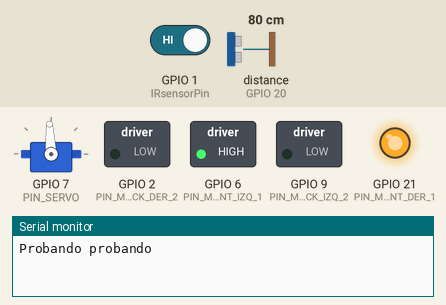
This program was run on a simulated ESP32-S3. On the bench: servo, switched loads named in the program (green lamp = pin HIGH), output pins drawn as LEDs (lit = HIGH), the last lines printed to the serial monitor. The test bench sets the inputs (shaded band); at power-on: GPIO 1 (IRsensorPin) HIGH, distance to the obstacle (sensor on GPIO 20) 80 cm. The echo pulse lasts 58.3 µs per cm; servo pulses on a pin are drawn as a servo (544–2400 µs = 0–180°); pins used as bus, display or sensor lines are not drawn.

Above: at 1.2 s.
1.3 s: GPIO 1 (IRsensorPin) driven LOW
At 5.8 s:
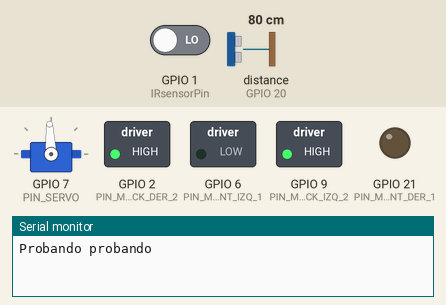
At 24.4 s:
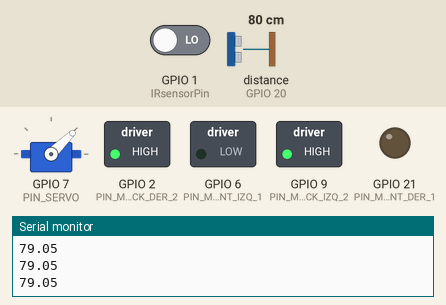
Timing chart, 0 to 70.6 s (numbered marks = the images above; inputs shaded):
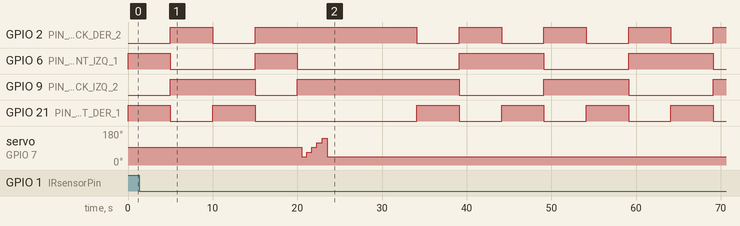

Measured:
- after the input at 1.3 s, servo on GPIO 7 (PIN_SERVO): 93° → 44° after 19.2 s, → 68° 0.61 s later, → 93° 0.61 s later, → 117° 0.61 s later, … (6 changes in this stretch)

The program:

main.cpp
```cpp
#include <Arduino.h>
#include <Wire.h>
#include <HCSR04.h>
#include "Motores.h"
#include <Ticker.h>

Ticker timer_Ultrasonic;
  void Rutina_Mapeo(void);

void setup(){

  Serial.begin(9600);

  // Declaración de pines
  // Sensor ultrasonido
  pinMode(triggerPin, OUTPUT);
  pinMode(echoPin, INPUT);
  digitalWrite(triggerPin, LOW);

  // Sensor infrarrojo
  pinMode(IRsensorPin, INPUT);
  attachInterrupt(digitalPinToInterrupt(IRsensorPin), stopIRint, FALLING);

  //timer_Ultrasonic.attach(0.1, timerInterrupt);

  pinMotorsSetup();

}

void loop(){

Serial.println("Probando probando");

moveForward();

Rutina_Mapeo();


//digitalWrite(PIN_M_FRONT_DER_1, LOW);

delay(5000);

//digitalWrite(PIN_M_FRONT_DER_1, LOW);

moveBackward();

delay(5000);

turnLeft();

delay(5000);

turnRight();

delay(5000);


}

/*
-> Probar la polaridad con los puente H
-> Comprar sensor IR que de datos de distancia
*/


  // funcion que detiene los motores DC

  // Rutina de mapeo con US y motor servo
    // Funcion lectura en posicion por defecto
    // funcion rotacion a la izq 45°
    // funcion lectura en posicion
    // rotacion
    // lectura ...

    // Servo rotacion 180° a la der a posicion inicial

    // salida de la rutina es un arreglo de 5 datos. [valor_distancia, angulo]

  // Funcion que recibe el arreglo y determina cual es la mayor distancia y el angulo correspondiente.

  // Rutina de rotacion del servo a la posicion del angulo de la mayor distancia.

    // Funcion que calcula la diff entre la posicion del servo y el angulo de la mayor distancia. Retorna el angulo objetivo.

    // Funcion que toma el angulo objetivo y (en funcion de la tabla) define la activacion de los motores DC

    // Funcion que, una vez en el angulo objetivo, activa los motores DC para continuar el recorrido

  // 03200000000000000000000000000000000000000000000000000....................000000000000000000000000000000000000000000

  void Rutina_Mapeo(){

  if(stopFlagIR){

    moveStop();

    moveBackward();
    delay(500);

    servoMoveToangle(0);
    distance_measured_0 = Distance_Ultrasonic();
    Serial.println(distance_measured_0);

    servoMoveToangle(45);
    distance_measured_45 = Distance_Ultrasonic();
    Serial.println(distance_measured_45);

    servoMoveToangle(90);
    distance_measured_90 = Distance_Ultrasonic();
    Serial.println(distance_measured_90);

    servoMoveToangle(135);
    distance_measured_135 = Distance_Ultrasonic();
    Serial.println(distance_measured_135);

    servoMoveToangle(180);
    distance_measured_180 = Distance_Ultrasonic();
    Serial.println(distance_measured_180);

    servoMoveToangle(0);
    delay(600);


    stopFlagIR = false; // Bajamos la bandera

    }

  }

  
```

HCSR04.h
```cpp
#ifndef _HCSR04_H_
#define _HCSR04_H_

#include <Arduino.h>

//definicion de pins
const int echoPin = 20;     // DI
const int triggerPin = 19;  // DO
const int IRsensorPin = 1; // DI

#define TRIGGER_TIME 10 // us

extern volatile bool measureFlag; // Bandera para indicar que se debe medir la distancia
extern float echoTimeResponse; // Tiempo que se demora en recibir la señal echo
extern float distance_US; // Distancia calculada por el sensor ultrasónico
extern float distance_IR; // Distancia calculada por el sensor infrarrojo

extern float distance_measured_0;
extern float distance_measured_45;
extern float distance_measured_90;
extern float distance_measured_135;
extern float distance_measured_180;

extern volatile bool stopFlagIR;

float Distance_Ultrasonic(void);
void Distance_IR(void);
void timerInterrupt(void);
void IRAM_ATTR stopIRint();

#endif
```

Motores.h
```cpp
#ifndef _MOTORES_H_
#define _MOTORES_H_

#include <Arduino.h>


//definicion de pins
// Motores izq
#define PIN_M_FRONT_IZQ_1 6 // 1 indica rotación en una polaridad - 2 en la polaridad contraria (M1)
#define PIN_M_BACK_IZQ_2 9  // (M3)

// Motores der
#define PIN_M_FRONT_DER_1 21 // (M2) -> revisar si me esta pausando el serial
#define PIN_M_BACK_DER_2 2 // (M4)

#define PIN_SERVO 7

// PWM parameters
#define PWM_FREQ     50    // 50 Hz
#define PWM_RES      12       // Resolución de 8 bits (0-255)

// PWM channels for H-bridge DRV8833 control
#define PWM_CHANNEL_M1  0  // PWM channel for M1
#define PWM_CHANNEL_M2  1  // PWM channel for M2
#define PWM_CHANNEL_M3  2  // PWM channel for M3
#define PWM_CHANNEL_M4  3  // PWM channel for M4
#define PWM_CHANNEL_SERVO 4 // PWM channel for Servo


#define SERVO_90_DEGREE 205
#define SERVO_45_DEGREE 256
#define SERVO_0_DEGREE 307
#define SERVO_N45_DEGREE 358
#define SERVO_N90_DEGREE 410


void moveStop(void);
void moveForward(void);
void moveBackward(void);
void turnRight(void);
void turnLeft(void);
void servoMoveToangle(uint16_t angle);
void pinMotorsSetup(void);


#endif

/*

20 ms -> duty 100% -> 255
2 ms -> duty 10% -> 180 grados -> 25.5
1.5 ms -> duty 7.5% -> 90 grados -> 19.125
1 ms -> duty 5% -> 0 grados -> 12.75


*/
```

HCSR04.cpp
```cpp
#include "HCSR04.h"

float echoTimeResponse = 0; // Tiempo que se demora en recibir la señal echo
float distance_US = 0; // Distancia calculada por el sensor ultrasónico
float distance_IR = 0; // Distancia calculada por el sensor infrarrojo
float Voltage_IR = 0;
float distance_measured_0 = 0;
float distance_measured_45 = 0;
float distance_measured_90 = 0;
float distance_measured_135 = 0;
float distance_measured_180 = 0;

volatile bool stopFlagIR = false;

volatile bool measureFlag = false;

void timerInterrupt() {
  measureFlag = true; // Levanta la bandera
}

 float Distance_Ultrasonic(){

    digitalWrite(triggerPin, HIGH);
    delayMicroseconds(TRIGGER_TIME);  //Enviamos un pulso de 10us
    digitalWrite(triggerPin, LOW);

    echoTimeResponse = pulseIn(echoPin, HIGH); // Obtenemos el ancho del pulso recibido

    distance_US = echoTimeResponse/59;  //escalamos el tiempo a una distancia en cm

    //Serial.println(distance_US);      //Enviamos serialmente el valor de la distancia

    delay(600); // Esperamos 100ms antes de la siguiente medición

    return distance_US;
}

void IRAM_ATTR stopIRint() {
  stopFlagIR = true;
}
```

Motores.cpp
```cpp
#include "Motores.h"

void moveStop()       // Move Stop Function for Motor Driver.
{
  digitalWrite(PIN_M_FRONT_DER_1, LOW);
  digitalWrite(PIN_M_BACK_DER_2, LOW);
  digitalWrite(PIN_M_FRONT_IZQ_1, LOW);
  digitalWrite(PIN_M_BACK_IZQ_2, LOW);
}

void moveForward()    // Move Forward Function for Motor Driver.
{
    digitalWrite(PIN_M_FRONT_DER_1, HIGH);
    digitalWrite(PIN_M_BACK_DER_2, LOW);
    digitalWrite(PIN_M_FRONT_IZQ_1, HIGH);
    digitalWrite(PIN_M_BACK_IZQ_2, LOW);
}

void moveBackward()   // Move Backward Function for Motor Driver.
{
  digitalWrite(PIN_M_FRONT_DER_1, LOW);
  digitalWrite(PIN_M_BACK_DER_2, HIGH);
  digitalWrite(PIN_M_FRONT_IZQ_1, LOW);
  digitalWrite(PIN_M_BACK_IZQ_2, HIGH);
}

void turnRight()      // Turn Right Function for Motor Driver.
{
  digitalWrite(PIN_M_FRONT_DER_1, LOW);
  digitalWrite(PIN_M_BACK_DER_2, HIGH);
  digitalWrite(PIN_M_FRONT_IZQ_1, HIGH);
  digitalWrite(PIN_M_BACK_IZQ_2, LOW);
}

void turnLeft()       // Turn Left Function for Motor Driver.
{
  digitalWrite(PIN_M_FRONT_DER_1, HIGH);
  digitalWrite(PIN_M_BACK_DER_2, LOW);
  digitalWrite(PIN_M_FRONT_IZQ_1, LOW);
  digitalWrite(PIN_M_BACK_IZQ_2, HIGH);
}

void servoMoveToangle(uint16_t angle){

  switch (angle)
  {
  case 0:
    ledcWrite(PWM_CHANNEL_SERVO, SERVO_90_DEGREE);
    break;

  case 45:
    ledcWrite(PWM_CHANNEL_SERVO, SERVO_45_DEGREE);
    break;

  case 90:
    ledcWrite(PWM_CHANNEL_SERVO, SERVO_0_DEGREE);
    break;

  case 135:
    ledcWrite(PWM_CHANNEL_SERVO, SERVO_N45_DEGREE);
    break;

  case 180:
    ledcWrite(PWM_CHANNEL_SERVO, SERVO_N90_DEGREE);
    break;

  default:
    break;
  }

}

void pinMotorsSetup(){

  // PWM H-bridge 1 set up
  pinMode(PIN_M_FRONT_IZQ_1, OUTPUT);
  pinMode(PIN_M_BACK_IZQ_2, OUTPUT);

  // PWM H-bridge 2 set up
  pinMode(PIN_M_BACK_DER_2, OUTPUT);
  pinMode(PIN_M_FRONT_DER_1, OUTPUT);

  // PWM Servo set up
  ledcSetup(PWM_CHANNEL_SERVO, PWM_FREQ, PWM_RES);
  ledcAttachPin(PIN_SERVO, PWM_CHANNEL_SERVO);

  ledcWrite(PWM_CHANNEL_SERVO, SERVO_0_DEGREE);

}
```
